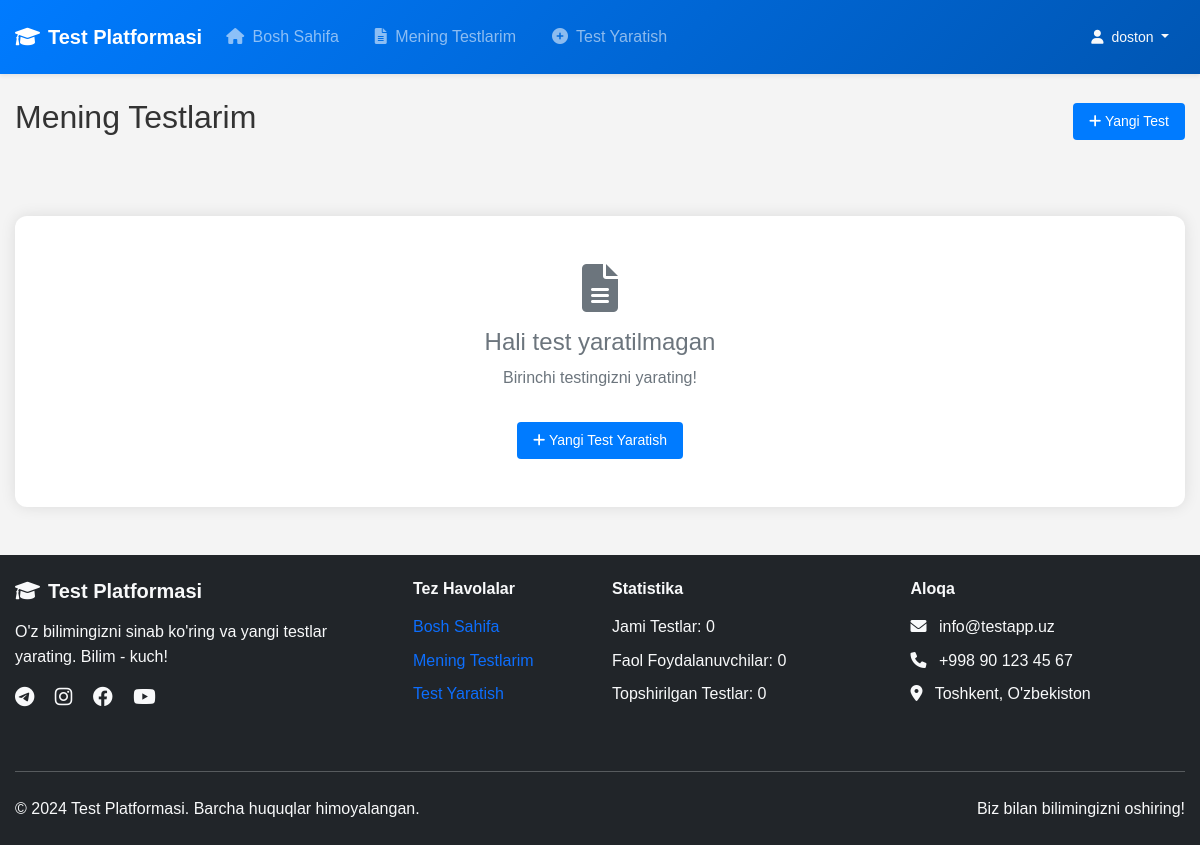
Page /my-tests/ (signed in) on the earlier database version.
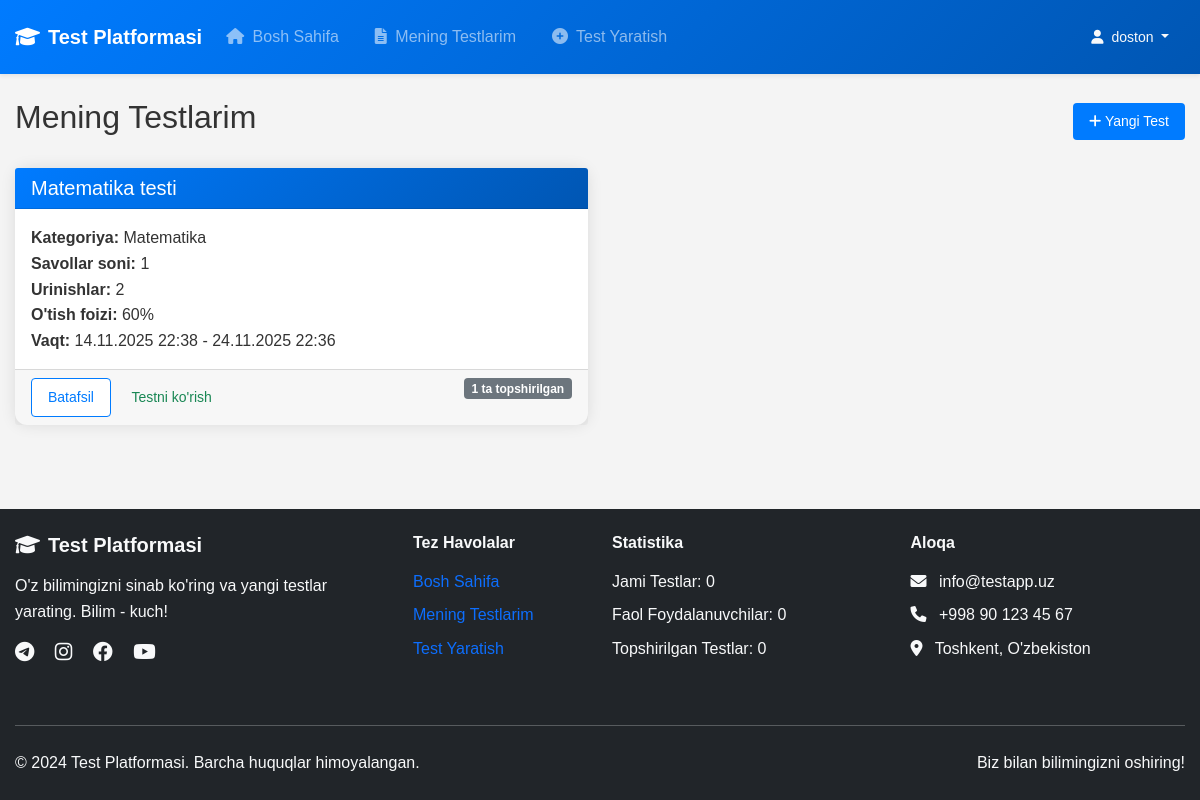
Same page on the later database version.
### main/models.py (models this page shows, shortened)
class Test(models.Model):
    author = models.ForeignKey(User, on_delete=models.CASCADE)
    category = models.ForeignKey(Category, on_delete=models.CASCADE)
    title = models.CharField(max_length=200)
    maximum_attempts = models.PositiveBigIntegerField()
    start_date = models.DateTimeField(default=timezone.now)
    end_date = models.DateTimeField(default=timezone.now() + datetime.timedelta(days=10))
    pass_percentage = models.PositiveBigIntegerField()

class Category(models.Model):
    name = models.CharField(max_length=100)

### main/views.py (the view)
# urls.py: path('my-tests/', views.my_tests, name='my_tests'),  # <- QO'SHING
@login_required(login_url='login')
def my_tests(request):
    user_tests = Test.objects.filter(author=request.user).order_by('-id')
    context = {
        'user_tests': user_tests,
    }
    return render(request, 'my_tests.html', context)

### templates/my_tests.html (shortened to what this page needs)
{% extends "base.html" %}
{% block content %}
<div class="container mt-4">
    <div class="d-flex justify-content-between align-items-center mb-4">
        <h2>Mening Testlarim</h2>
        <a href="{% url 'create_test' %}" class="btn btn-primary">
            <i class="fas fa-plus"></i> Yangi Test
        </a>
    </div>
    {% if user_tests %}
        <div class="row">
            {% for test in user_tests %}
            <div class="col-md-6 mb-4">
                <div class="card h-100">
                    <div class="card-header bg-primary text-white">
                        <h5 class="mb-0">{{ test.title }}</h5>
                    </div>
                    <div class="card-body">
                        <p class="card-text">
                            <strong>Kategoriya:</strong> {{ test.category.name }}<br>
                            <strong>Savollar soni:</strong> {{ test.question_set.count }}<br>
                            <strong>Urinishlar:</strong> {{ test.maximum_attempts }}<br>
                            <strong>O'tish foizi:</strong> {{ test.pass_percentage }}%<br>
                            <strong>Vaqt:</strong> {{ test.start_date|date:"d.m.Y H:i" }} - {{ test.end_date|date:"d.m.Y H:i" }}
                        </p>
                    </div>
                    <div class="card-footer">
                        <a href="{% url 'test_detail' test.id %}" class="btn btn-outline-primary btn-sm">
                            Batafsil
                        </a>
                        <a href="{% url 'ready_to_test' test.id %}" class="btn btn-outline-success btn-sm">
                            Testni ko'rish
                        </a>
                        <span class="badge bg-secondary float-end">
                            {{ test.checktest_set.count }} ta topshirilgan
                        </span>
                    </div>
                </div>
            </div>
            {% endfor %}
        </div>
    {% else %}
        <div class="text-center py-5">
            <div class="card">
                <div class="card-body py-5">
                    <i class="fas fa-file-alt fa-3x text-muted mb-3"></i>
                    <h4 class="text-muted">Hali test yaratilmagan</h4>
                    <p class="text-muted">Birinchi testingizni yarating!</p>
                    <a href="{% url 'create_test' %}" class="btn btn-primary mt-3">
                        <i class="fas fa-plus"></i> Yangi Test Yaratish
                    </a>
                </div>
            </div>
        </div>
    {% endif %}
</div>
{% endblock content %}

Differences in the rows shown:
added Test: title "Matematika testi", category.name "Matematika", question_set.count "1", maximum_attempts "2", pass_percentage "60", start_date "14.11.2025 22:38", end_date "24.11.2025 22:36", checktest_set.count "1"
Other differences:
text no longer shown: "Hali test yaratilmagan Birinchi testingizni yarating! Yangi Test Yaratish"
